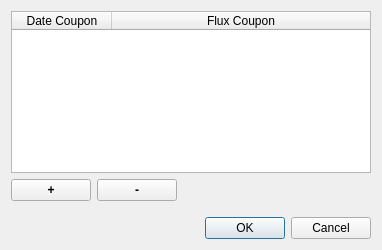
<?xml version="1.0" encoding="UTF-8"?>
<ui version="4.0">
 <class>Dialog</class>
 <widget class="QDialog" name="Dialog">
  <property name="geometry">
   <rect>
    <x>0</x>
    <y>0</y>
    <width>382</width>
    <height>250</height>
   </rect>
  </property>
  <property name="windowTitle">
   <string>Dialog</string>
  </property>
  <layout class="QVBoxLayout" name="verticalLayout_2">
   <item>
    <widget class="QTableWidget" name="tableWidget">
     <attribute name="horizontalHeaderStretchLastSection">
      <bool>true</bool>
     </attribute>
     <column>
      <property name="text">
       <string>Date Coupon</string>
      </property>
     </column>
     <column>
      <property name="text">
       <string>Flux Coupon</string>
      </property>
     </column>
    </widget>
   </item>
   <item>
    <layout class="QHBoxLayout" name="horizontalLayout">
     <property name="sizeConstraint">
      <enum>QLayout::SetFixedSize</enum>
     </property>
     <item>
      <widget class="QPushButton" name="pushButtonAjouter">
       <property name="sizePolicy">
        <sizepolicy hsizetype="Fixed" vsizetype="Fixed">
         <horstretch>0</horstretch>
         <verstretch>0</verstretch>
        </sizepolicy>
       </property>
       <property name="maximumSize">
        <size>
         <width>90</width>
         <height>16777215</height>
        </size>
       </property>
       <property name="font">
        <font>
         <weight>75</weight>
         <bold>true</bold>
        </font>
       </property>
       <property name="text">
        <string>+</string>
       </property>
       <property name="flat">
        <bool>false</bool>
       </property>
      </widget>
     </item>
     <item>
      <widget class="QPushButton" name="pushButtonSupprimer">
       <property name="sizePolicy">
        <sizepolicy hsizetype="Fixed" vsizetype="Fixed">
         <horstretch>0</horstretch>
         <verstretch>0</verstretch>
        </sizepolicy>
       </property>
       <property name="maximumSize">
        <size>
         <width>90</width>
         <height>16777215</height>
        </size>
       </property>
       <property name="font">
        <font>
         <weight>75</weight>
         <bold>true</bold>
        </font>
       </property>
       <property name="text">
        <string>-</string>
       </property>
      </widget>
     </item>
     <item>
      <spacer name="horizontalSpacer">
       <property name="orientation">
        <enum>Qt::Horizontal</enum>
       </property>
       <property name="sizeHint" stdset="0">
        <size>
         <width>40</width>
         <height>20</height>
        </size>
       </property>
      </spacer>
     </item>
    </layout>
   </item>
   <item>
    <spacer name="verticalSpacer">
     <property name="orientation">
      <enum>Qt::Vertical</enum>
     </property>
     <property name="sizeHint" stdset="0">
      <size>
       <width>20</width>
       <height>40</height>
      </size>
     </property>
    </spacer>
   </item>
   <item>
    <widget class="QDialogButtonBox" name="buttonBox">
     <property name="orientation">
      <enum>Qt::Horizontal</enum>
     </property>
     <property name="standardButtons">
      <set>QDialogButtonBox::Cancel|QDialogButtonBox::Ok</set>
     </property>
    </widget>
   </item>
  </layout>
 </widget>
 <resources/>
 <connections>
  <connection>
   <sender>buttonBox</sender>
   <signal>accepted()</signal>
   <receiver>Dialog</receiver>
   <slot>accept()</slot>
   <hints>
    <hint type="sourcelabel">
     <x>244</x>
     <y>244</y>
    </hint>
    <hint type="destinationlabel">
     <x>157</x>
     <y>248</y>
    </hint>
   </hints>
  </connection>
  <connection>
   <sender>buttonBox</sender>
   <signal>rejected()</signal>
   <receiver>Dialog</receiver>
   <slot>reject()</slot>
   <hints>
    <hint type="sourcelabel">
     <x>258</x>
     <y>244</y>
    </hint>
    <hint type="destinationlabel">
     <x>286</x>
     <y>248</y>
    </hint>
   </hints>
  </connection>
 </connections>
</ui>
